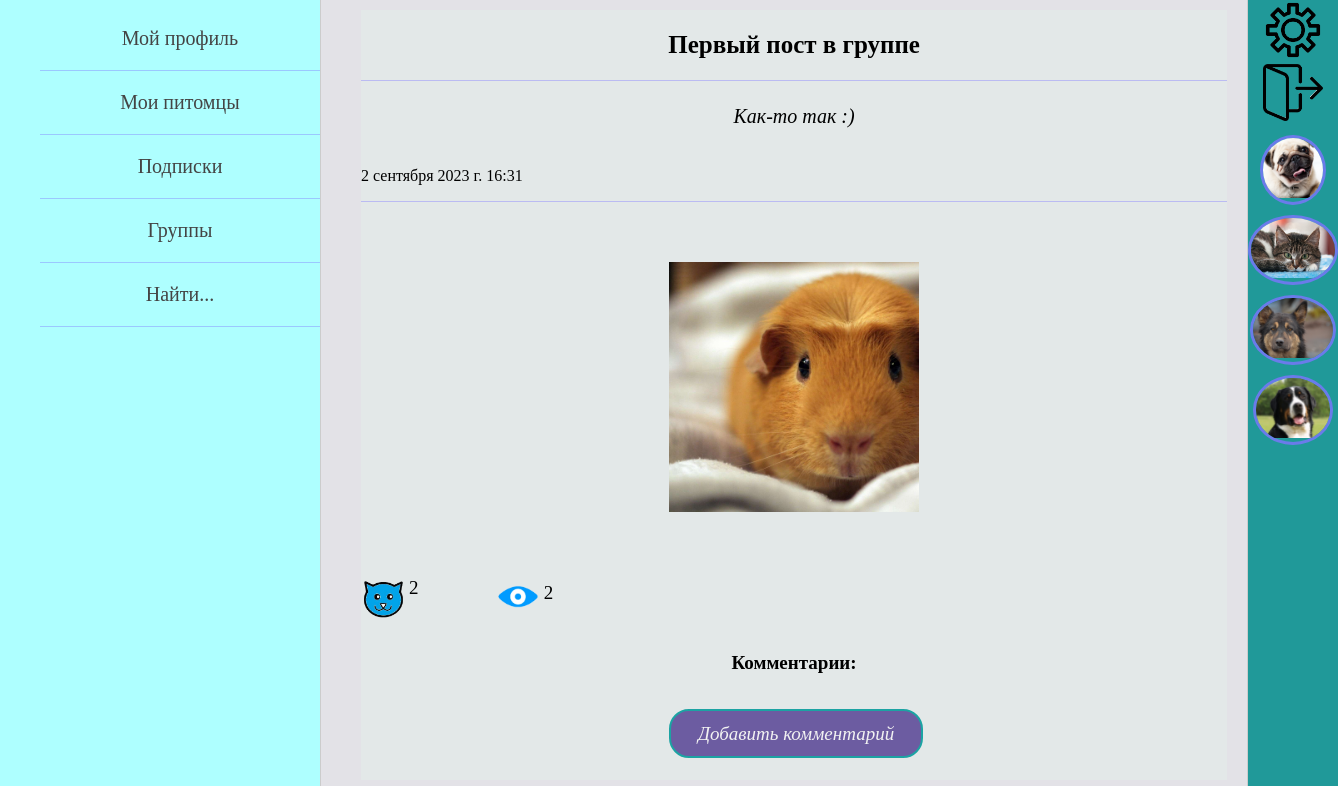
The app's page /groups/1/1/ (signed in), older data.
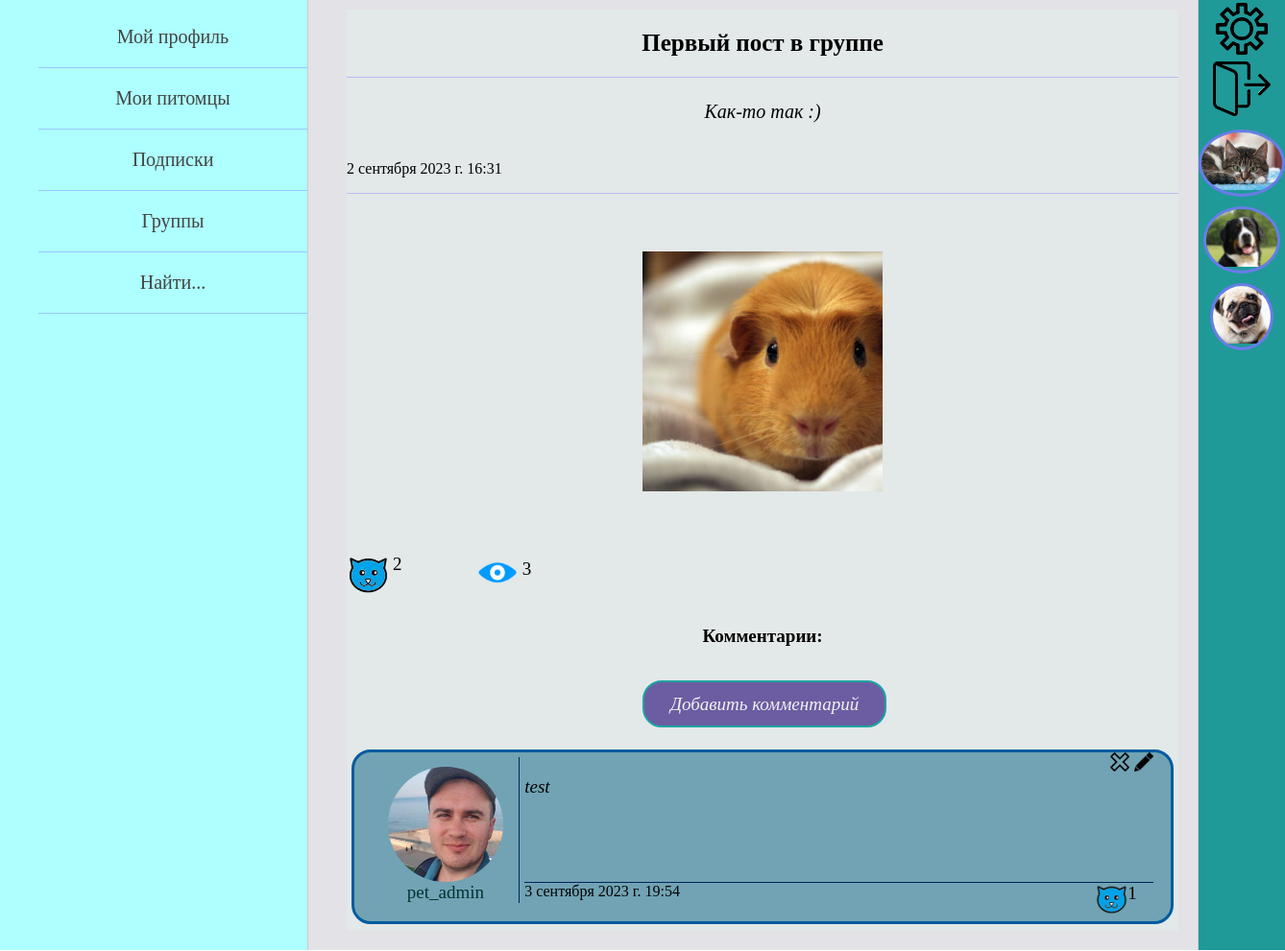
The same page, newer data.
### groups/models.py (models this page shows, shortened)
class GroupPostImage(models.Model):
    img = models.ImageField(upload_to="img_of_post/%Y/%m/%d/", verbose_name='изображение')
    post = models.ForeignKey(GroupPost, on_delete=models.CASCADE, related_name='images', verbose_name='пост')
    group = models.ForeignKey(Group, on_delete=models.CASCADE, verbose_name='группа')

class GroupPost(models.Model):
    group = models.ForeignKey(Group, on_delete=models.CASCADE, verbose_name='группа')
    title = models.CharField(max_length=105, blank=True, verbose_name='заголовок')
    text_of_post = models.TextField(max_length=2000, verbose_name='текст поста')
    is_published = models.BooleanField(default=True)
    date_create = models.DateTimeField(auto_now_add=True, verbose_name='дата создания поста')
    views = models.ManyToManyField(settings.AUTH_USER_MODEL, related_name='grp_views', verbose_name='просмотры')
    likes = models.ManyToManyField(settings.AUTH_USER_MODEL, related_name='grp_likes', verbose_name='лайки')
    class Meta:
        verbose_name = 'Пост пользователя'
        verbose_name_plural = 'Посты пользователей'

class GroupPostComment(models.Model):
    author = models.ForeignKey(settings.AUTH_USER_MODEL, related_name='group_comments',
                               on_delete=models.CASCADE, verbose_name='автор комментария', null=True)
    comment = models.TextField(max_length=550, verbose_name='комментарий')
    date_create = models.DateTimeField(auto_now_add=True, verbose_name='дата')
    post = models.ForeignKey(GroupPost, on_delete=models.CASCADE, related_name='comments', verbose_name='пост')
    likes = models.ManyToManyField(settings.AUTH_USER_MODEL,
                                   related_name='group_comments_likes', verbose_name='лайки')

### pet_owners/models.py (models this page shows, shortened)
class Animal(models.Model):
    GENDER = (
        ("мальчик", "мальчик"),
        ("девочка", "девочка")
    )
    name_of_animal = models.CharField(max_length=55, verbose_name='имя питомца')
    pet_owner = models.ForeignKey(settings.AUTH_USER_MODEL, on_delete=models.CASCADE, verbose_name='владелец')
    category_of_animal = models.ForeignKey(AnimalCategory, on_delete=models.PROTECT, verbose_name='вид')
    animal_breed = models.CharField(max_length=100, blank=True, verbose_name='порода питомца')
    date_of_animal_birth = models.DateField(verbose_name='дата рождения питомца', blank=True, null=True)
    sex = models.CharField(max_length=7, choices=GENDER, verbose_name='пол', null=True)
    animal_photo = models.ImageField(upload_to="animals_photos/%Y/%m/%d/", verbose_name='фото питомца')
    about_pet = models.TextField(max_length=520, verbose_name='о питомце')
    class Meta:
        verbose_name = 'Питомец'
        verbose_name_plural = 'Питомцы'

class Owner(AbstractUser):
    date_of_birth = models.DateField(blank=True, verbose_name='дата рождения пользователя', null=True)
    avatar = models.ImageField(upload_to="owners_photos/%Y/%m/%d/", blank=True,
                               verbose_name='фото пользователя', null=True)
    about_myself = models.TextField(max_length=520, blank=True, verbose_name='о себе', null=True)
    instagram = models.URLField(blank=True, verbose_name='инстаграм', null=True)
    vkontakte = models.URLField(blank=True, verbose_name='вконтакте', null=True)
    youtube = models.URLField(blank=True, verbose_name='ютуб', null=True)
    full_name_is_hidden = models.BooleanField(default=True)
    date_of_birth_is_hidden = models.BooleanField(default=True)
    def get_absolute_url(self):
        return reverse('profile_home', kwargs={'id': self.pk})

### groups/views.py (the view)
# urls.py: path('<int:group_id>/<int:post_id>/', ShowGroupPost.as_view(), name='group_post'),
class ShowGroupPost(DataMixin, DetailView):
    model = GroupPost
    template_name = 'groups/group_post_page.html'
    context_object_name = 'post'
    pk_url_kwarg = 'post_id'
    def get_context_data(self, *, object_list=None, **kwargs):
        context = super().get_context_data(**kwargs)
        post = self.model.objects.get(pk=self.kwargs['post_id'])
        context['title'] = post.title
        context.update(self.get_left_menu())
        auth_user = self.request.user
        context.update(self.get_right_menu(auth_user))
        context['data_for_post'] = self.get_data_for_post(
            [post],
            auth_user,
            post_is_in_group={"is_admin": False},
            all_images=True
        )
        self.add_one_view_for_post(post, auth_user)
        comments = GroupPostComment.objects.filter(post=post)
        context['comments'] = comments
        context['likes_for_comments'] = self.get_likes_for_comments(comments, auth_user)
        return context

### pet_owners/templatetags/pet_owners_tags.py (called while the page is built)
@register.simple_tag
def get_data_for_post(post_title, post_data):
    return post_data[post_title]

@register.inclusion_tag('pet_owners/likes_and_views_for_posts.html')
def show_likes_and_views(post, post_data, name_page_for_likes, object_id):
    return {"post": post, "post_data": post_data,
            "name_page_for_likes": name_page_for_likes, "object_id": object_id}

@register.simple_tag
def show_likes_for_comment(comment_pk, comment_likes):
    return comment_likes[str(comment_pk)]

### pet_owners/utils.py (called while the page is built)
    def get_right_menu(self, auth_user=None):
        context = {}
        if auth_user is None:
            auth_user = self.request.user
        animals = Animal.objects.filter(followers__follower=auth_user)[:7]
        context['animals_for_right_menu'] = animals
        return context

    def add_one_view_for_post(self, post, user):
        if self.request.user.is_authenticated and user not in post.views.all():
            post.views.add(user)

### groups/templates/groups/group_post_page.html
{% extends 'pet_owners/base.html' %}
{% load pet_owners_tags %}
{% block content %}
{% get_data_for_post post.title data_for_post as post_data %}
<table border=0 cellpadding="0" cellspacing="0" class="post_table">
<tr class="post_title_detail">
    <td>{{post.title}}</td>
<tr class="post_text_detail">
    <td>{{post.text_of_post}}</td>
<tr class="post_datetime_detail">
    <td>{{post.date_create}}</td>
{% if post_data.img|length > 0 %}
    <tr class="imgs_in_post_detail">
        <td>
        {% for img in post_data.img %}
            <div class="imgs_in_post_detail">
                <a href="{{img.img.url}}">
                    <img src="{{img.img.url}}" width=250>
                </a>
            </div>
        {% endfor %}
        </td>
    </tr>
{% endif %}
<tr class="likes_views_post_detail">
    <td>
        {% show_likes_and_views post post_data 'post_detail' post.pk %}
    </td>
</table>
<div class="comments_title"><h4>Комментарии:</h4></div>
<div class="create_comment_zone">
    <div class="create_comment_button">
        <a href="{% url 'add_comment' post.pk 'for-group-post' %}">Добавить комментарий</a>
    </div>
</div>
<div class="all_comments">
    {% for comm in comments %}
        <div class="some_comment">
            <div class="author_info">
                <a href="{{ comm.author.get_absolute_url }}">
                    <div class="author_avatar">
                        <img src="{{comm.author.avatar.url}}" height=120>
                    </div>
                    <div>{{comm.author.username}}</div>
                </a>
            </div>
            <div class="comment_info">
                <div class="edit_delete_buttons_comm">
                    {% if request.user == comm.author %}
                    <div class="del_but">
                        <a href="{% url 'delete_comment_in_group' post.pk comm.pk %}">
                        <img src="/static/pet_owners/images/button_delete.png" width="20">
                        </a>
                    </div>
                    <div class="edit_but">
                        <a href="{% url 'edit_comment' post.pk comm.pk 'for-group-post' %}">
                        <img src="/static/pet_owners/images/button_edit.png" width="20">
                        </a>
                    </div>
                    {% endif %}
                </div>
                <div class="comment_text">
                    {{comm.comment}}
                </div>
                <div class="comment_extra_data">
                    <div class="date_of_comment">
                        {{comm.date_create}}
                    </div>
                    {% show_likes_for_comment comm.pk likes_for_comments as comment_like %}
                    <div class="likes_of_comment">
                        <div class="img_like">
                        <a href="{% url 'like_for_comment' post.pk comm.pk 'for-group-post' %}">
                            {% if comment_like %}
                                <img src="/static/pet_owners/images/active_like.png" width="35">
                            {% else %}
                                <img src="/static/pet_owners/images/like.png" width="35">
                            {% endif %}
                        </a>
                        </div>
                        <div class="like_count">{{comm.likes.count}}</div>
                    </div>
                </div>
            </div>
        </div>
    {% endfor %}
</div>
{% endblock %}

### pet_owners/templates/pet_owners/base.html (shortened to what this page needs)
{% load static %}
<!DOCTYPE html>
<html lang="en">
<head>
    <link type="text/css" href="{% static 'pet_owners/css/styles.css' %}" rel="stylesheet" />
</head>
<body>
<table class="table-page" border=0 cellpadding="0" cellspacing="0">
<tr>
    <td valign="top" class="left-chapters">
        <ul id="leftchapters">
            {% for el_menu in left_menu %}
                {% if request.user.is_authenticated %}
                    {% if el_menu.url_name|length == 2 %}
                        <li><a href="{% url el_menu.url_name.0 el_menu.url_name.1 %}">
                            {{el_menu.title}}
                        </a></li>
                    {% else %}
                        <li><a href="{% url el_menu.url_name.0 %}">
                            {{el_menu.title}}
                        </a></li>
                    {% endif %}
                {% else %}
                    <li><a href="{% url el_menu.url_name %}">{{el_menu.title}}</a></li>
                {% endif %}
            {% endfor %}
        </ul>
    </td>
    <td valign="top" class="content">
        <div class="content-text">
            {% block content %}
            {% endblock %}
        </div>
    </td>
    <td valign="top" class="right-chapters">
        <table border=0 cellpadding="0" cellspacing="0">
            {% if request.user.is_authenticated %}
            <tr class="settings_button"><td>
                <a href="{% url 'profile-settings' request.user.id %}">
                    <img src="/static/pet_owners/images/settings_img.png" width="60">
                </a>
            </td></tr>
            <tr class="logout_button"><td>
                <a href="{% url 'logout' %}">
                    <img src="/static/pet_owners/images/exit.png" width="60">
                </a>
            </td></tr>
            {% for sub in animals_for_right_menu %}
                <tr class="right_sub_button"><td>
                    <a href="{% url 'animal_posts' sub.pk %}">
                        <div class="sub_avatar">
                            <img src="{{sub.animal_photo.url}}" height=60>
                        </div>
                    </a>
                </td></tr>
            {% endfor %}
            {% endif %}
        </table>
    </td>
</tr>
</table>
</body>
</html>

### pet_owners/templates/pet_owners/likes_and_views_for_posts.html
<div class="post_likes">
    <div class="img_like">
    <a href="{% url 'like_for_post' post.pk name_page_for_likes object_id %}">
        {% if post_data.is_liked %}
            <img src="/static/pet_owners/images/active_like.png" width="45">
        {% else %}
            <img src="/static/pet_owners/images/like.png" width="45">
        {% endif %}
    </a>
    </div>
    <div class="like_count">{{post.likes.count}}</div>
</div>
<div class="post_views">
    <div class="img_view">
        <img src="/static/pet_owners/images/view.png" width="45">
    </div>
    <div class="view_count">{{post.views.count}}</div>
</div>

Row changes from the older to the newer data that the page shows:
no longer on this page (row unchanged): Animal: animal_photo (picture)
computed for GroupPost "Первый пост в группе": views.count "2" → "3"
added GroupPostComment: author.avatar (picture), author.username "pet_admin", comment "test", date_create "3 сентября 2023 г. 19:54", likes.count "1"
shown differently, row unchanged: Animal (number 3 of 3 on the later page): moves down the list
